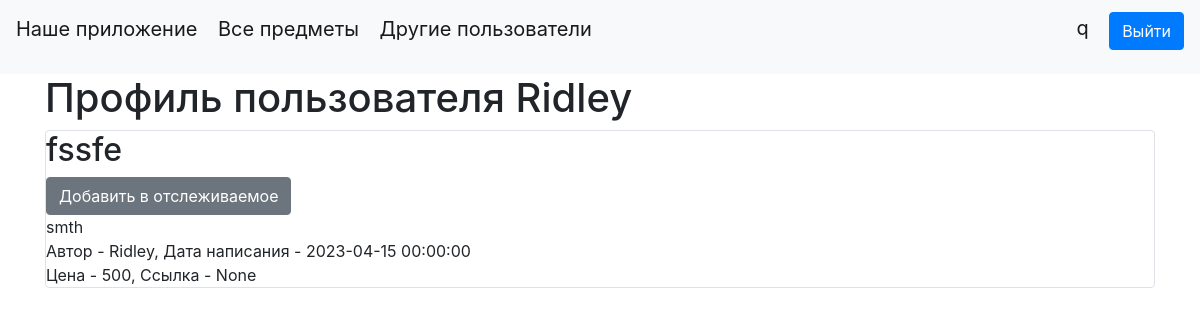
The app's page /account_other/Ridley (signed in) with its own data.
### data/users.py (models this page shows, shortened)
class User(SqlAlchemyBase, UserMixin, SerializerMixin):
    __tablename__ = 'users'
    id = sqlalchemy.Column(sqlalchemy.Integer,
                           primary_key=True, autoincrement=True)
    name = sqlalchemy.Column(sqlalchemy.String, nullable=True)
    about = sqlalchemy.Column(sqlalchemy.String, nullable=True)
    email = sqlalchemy.Column(sqlalchemy.String,
                              index=True, unique=True, nullable=True)
    hashed_password = sqlalchemy.Column(sqlalchemy.String, nullable=True)
    created_date = sqlalchemy.Column(sqlalchemy.DateTime,
                                     default=datetime.datetime.now)
    items = orm.relationship("Items", back_populates='user')

### data/items.py (models this page shows)
class Items(SqlAlchemyBase, UserMixin, SerializerMixin):
    __tablename__ = 'items'
    id = sqlalchemy.Column(sqlalchemy.Integer, primary_key=True, autoincrement=True)
    creator = sqlalchemy.Column(sqlalchemy.String, default='Other')
    title = sqlalchemy.Column(sqlalchemy.String, nullable=True)
    content = sqlalchemy.Column(sqlalchemy.String, nullable=True)
    created_date = sqlalchemy.Column(sqlalchemy.DateTime, default=datetime.datetime.now)
    is_private = sqlalchemy.Column(sqlalchemy.Boolean, default=True)
    price = sqlalchemy.Column(sqlalchemy.Integer, default=0)
    link = sqlalchemy.Column(sqlalchemy.String, default='None')
    categories = orm.relationship("Category",
                                  secondary="association",
                                  backref="items")
    user_id = sqlalchemy.Column(sqlalchemy.Integer, sqlalchemy.ForeignKey("users.id"))
    user = orm.relationship('User')

### main.py (the view)
@app.route("/account_other/<name>")
def account_other(name):
    db_sess = db_session.create_session()
    if current_user.is_authenticated:
        items = db_sess.query(Items)
    else:
        items = None
    return render_template("account_other.html", items=items, name=name)

### data/db_session.py (called while the page is built)
def create_session() -> Session:
    global __factory
    return __factory()

### main.py (called while the page is built)
@login_manager.user_loader
def load_user(user_id):
    db_sess = db_session.create_session()
    return db_sess.query(User).get(user_id)

### templates/account_other.html
{% extends "base.html" %}
{% block content %}
<h1>Профиль пользователя {{name}}</h1>
{% for item in items %}
{% if item.user.name == name and not item.is_private%}
<div class="col-md6 border rounded">
        <h2>{{item.title}}</h2>
        <a href="/items/{{ item.id }}" class="btn btn-secondary"> Добавить в отслеживаемое</a>
        <div>
            {{item.content}}
        </div>
        <div>
            Автор - {{item.creator}}, Дата написания - {{item.created_date}}
        </div>
        <div>
            Цена - {{item.price}}, Ссылка - {{item.link}}
        </div>
</div>
{% endif %}
{% endfor %}
{% endblock %}

### templates/base.html (shortened to what this page needs)
<!doctype html>
<html lang="en">
<head>
    <link rel="stylesheet"
          href="https://stackpath.bootstrapcdn.com/bootstrap/4.4.1/css/bootstrap.min.css"
>
</head>
<body>
<header>
    <nav class="navbar navbar-light bg-light">
        <p>
            <a class="navbar-brand" href="/about">Наше приложение</a>
            <a class="navbar-brand" href="/">Все предметы</a>
            <a class="navbar-brand" href="/other_users"> Другие пользователи</a>
        </p>
        {% if current_user.is_authenticated %}
            <p>
                <a class="navbar-brand" href="/account">{{ current_user.name }}</a>
                <a class="btn btn-primary" href="/logout">Выйти</a>
            </p>
        {% else %}
            <p>
                <a class="btn btn-primary " href="/register">Зарегистрироваться</a>
                <a class="btn btn-success" href="/login">Войти</a>
            </p>
        {% endif %}
    </nav>
</header>
<main role="main" class="container">
    {% block content %}{% endblock %}
</main>
</body>
</html>

### records on screen
User: name "q"
Items: title "fssfe", content "smth", creator "Ridley", created_date "2023-04-15 00:00:00", price "500", link "None"

### other values on screen
{{ name }} "Ridley"
